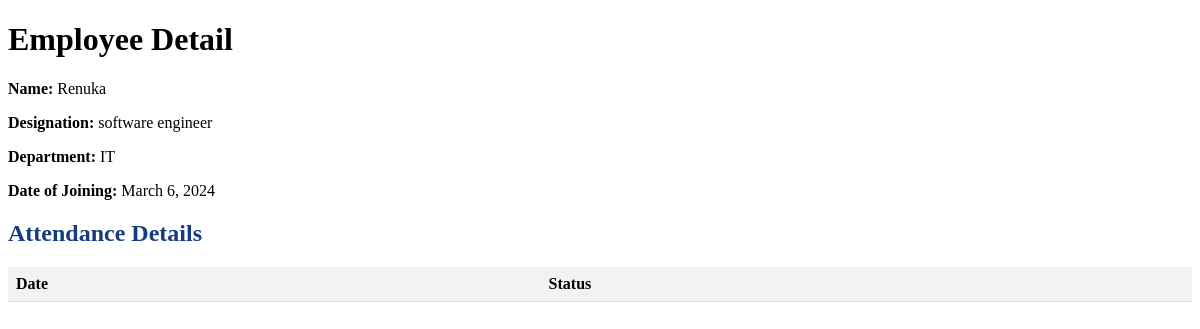
Screenshot of /employee/4/ with the database file from the repository.
### empolyee/models.py (models this page shows, shortened)
class Employee(models.Model):
    name = models.CharField(max_length=100)
    designation = models.CharField(max_length=100)
    department = models.CharField(max_length=100)
    date_of_joining = models.DateField()
    attendance_date = models.DateField(null=True, blank=True)
    is_present = models.BooleanField(default=False)

### empolyee/views.py (the view)
# urls.py: path('employee/<int:employee_id>/', views.employee_detail, name='employee_detail'),
def employee_detail(request, employee_id):
    employee = Employee.objects.get(pk=employee_id)
    attendance_records = Attendance.objects.filter(employee=employee)
    return render(request, 'employee_detail.html', {'employee': employee, 'attendance_records': attendance_records})

### empolyee/templates/employee_detail.html (shortened to what this page needs)
<!DOCTYPE html>
<html lang="en">
<head>
</head>
<body>
    <h1>Employee Detail</h1>
    <p><strong>Name: </strong>{{ employee.name }}</p>
    <p><strong>Designation:</strong> {{ employee.designation }}</p>
    <p><strong>Department:</strong> {{ employee.department }}</p>
    <p><strong>Date of Joining:</strong> {{ employee.date_of_joining }}</p>
    <h2 class="attend-heading">Attendance Details</h2>
    <table>
        <thead>
            <tr>
                <th>Date</th>
                <th>Status</th>
            </tr>
        </thead>
    </table>
</body>
</html>

### empolyee/templates/employee_detail.html (style rules this page uses)
table { width: 100%; border-collapse: collapse; margin-bottom: 20px; }
th, td { padding: 8px; text-align: left; border-bottom: 1px solid #ddd; }
th { background-color: #f2f2f2; }
.attend-heading { color:rgb(21, 61, 125); }

### rows the page displays
Employee: name "Renuka", designation "software engineer", department "IT", date_of_joining "March 6, 2024"
